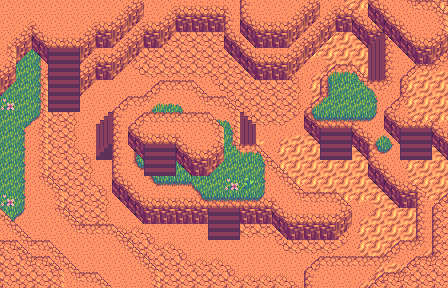

Rendered tile map (Tiled .tmx) drawn with the repository's tilesets; below, a short description and the map source with its tile grids summarised:
An orthogonal 28x18 tile map with 16x16 px tiles, 8 tile layers (Terrain 0, Detail 0, Terrain 1, Detail 1, ...), 2 tilesets and 9 objects.

<map version="1.10" tiledversion="1.10.2" orientation="orthogonal" renderorder="right-down" width="28" height="18" tilewidth="16" tileheight="16" infinite="0" nextlayerid="33" nextobjectid="70">
 <editorsettings>
  <export format="tmx" />
 </editorsettings>
 <tileset firstgid="1" source="../tsx/Terrain.tsx" />
 <tileset firstgid="100" source="../tsx/Detail.tsx" />
 <group id="18" name="Layer 0">
  <properties>
   <property name="z_index" type="int" value="0" />
  </properties>
  <layer id="14" name="Terrain 0" width="28" height="18" offsetx="0" offsety="16">
   <data>[504 cells, 504 non-empty, 1 distinct tile ids]</data>
  </layer>
  <layer id="17" name="Detail 0" width="28" height="18">
   <properties>
    <property name="y_sort_origin" type="int" value="16" />
   </properties>
   <data>[504 cells, 315 non-empty, 25 distinct tile ids]</data>
  </layer>
  <objectgroup color="#088701" id="26" name="Objects 0" />
 </group>
 <group id="19" name="Layer 1">
  <properties>
   <property name="z_index" type="int" value="1" />
  </properties>
  <layer id="15" name="Terrain 1" width="28" height="18" offsetx="0" offsety="16">
   <data>[504 cells, 335 non-empty, 23 distinct tile ids]</data>
  </layer>
  <layer id="20" name="Detail 1" width="28" height="18">
   <properties>
    <property name="y_sort_origin" type="int" value="16" />
   </properties>
   <data>[504 cells, 147 non-empty, 27 distinct tile ids]</data>
  </layer>
  <objectgroup color="#00aa00" id="27" name="Objects 1">
   <object id="60" template="../templates/layer_trigger_right.tx" x="97.125" y="129.375" />
   <object id="61" template="../templates/layer_trigger_up.tx" x="209.614" y="235.659" />
   <object id="62" template="../templates/layer_trigger_up.tx" x="50.1136" y="107.727" />
   <object id="63" template="../templates/layer_trigger_up.tx" x="322.583" y="155.771" />
   <object id="68" template="../templates/layer_trigger_right.tx" x="368.25" y="51.5" />
   <object id="69" template="../templates/layer_trigger_left.tx" x="251.761" y="129.258" />
  </objectgroup>
 </group>
 <group id="21" name="Layer 2">
  <properties>
   <property name="z_index" type="int" value="2" />
  </properties>
  <layer id="22" name="Terrain 2" width="28" height="18" offsetx="0" offsety="16">
   <data>[504 cells, 114 non-empty, 16 distinct tile ids]</data>
  </layer>
  <layer id="23" name="Detail 2" width="28" height="18">
   <properties>
    <property name="y_sort_origin" type="int" value="16" />
   </properties>
   <data>[504 cells, 24 non-empty, 12 distinct tile ids]</data>
  </layer>
  <objectgroup color="#55ff00" id="31" name="Objects 2">
   <object id="64" template="../templates/layer_trigger_up.tx" x="49.9545" y="75.6818" />
   <object id="65" template="../templates/layer_trigger_up.tx" x="402.136" y="154.864" />
   <object id="66" template="../templates/layer_trigger_up.tx" x="145.875" y="171.875" />
  </objectgroup>
 </group>
 <group id="28" name="Layer 3">
  <properties>
   <property name="z_index" type="int" value="3" />
  </properties>
  <layer id="29" name="Terrain 3" width="28" height="18" offsetx="0" offsety="16">
   <data>[504 cells, 10 non-empty, 5 distinct tile ids]</data>
  </layer>
  <layer id="30" name="Detail 3" width="28" height="18">
   <properties>
    <property name="y_sort_origin" type="int" value="16" />
   </properties>
   <data>[504 cells, 10 non-empty, 7 distinct tile ids]</data>
  </layer>
  <objectgroup color="#aaff00" id="32" name="Objects 3" />
 </group>
</map>
